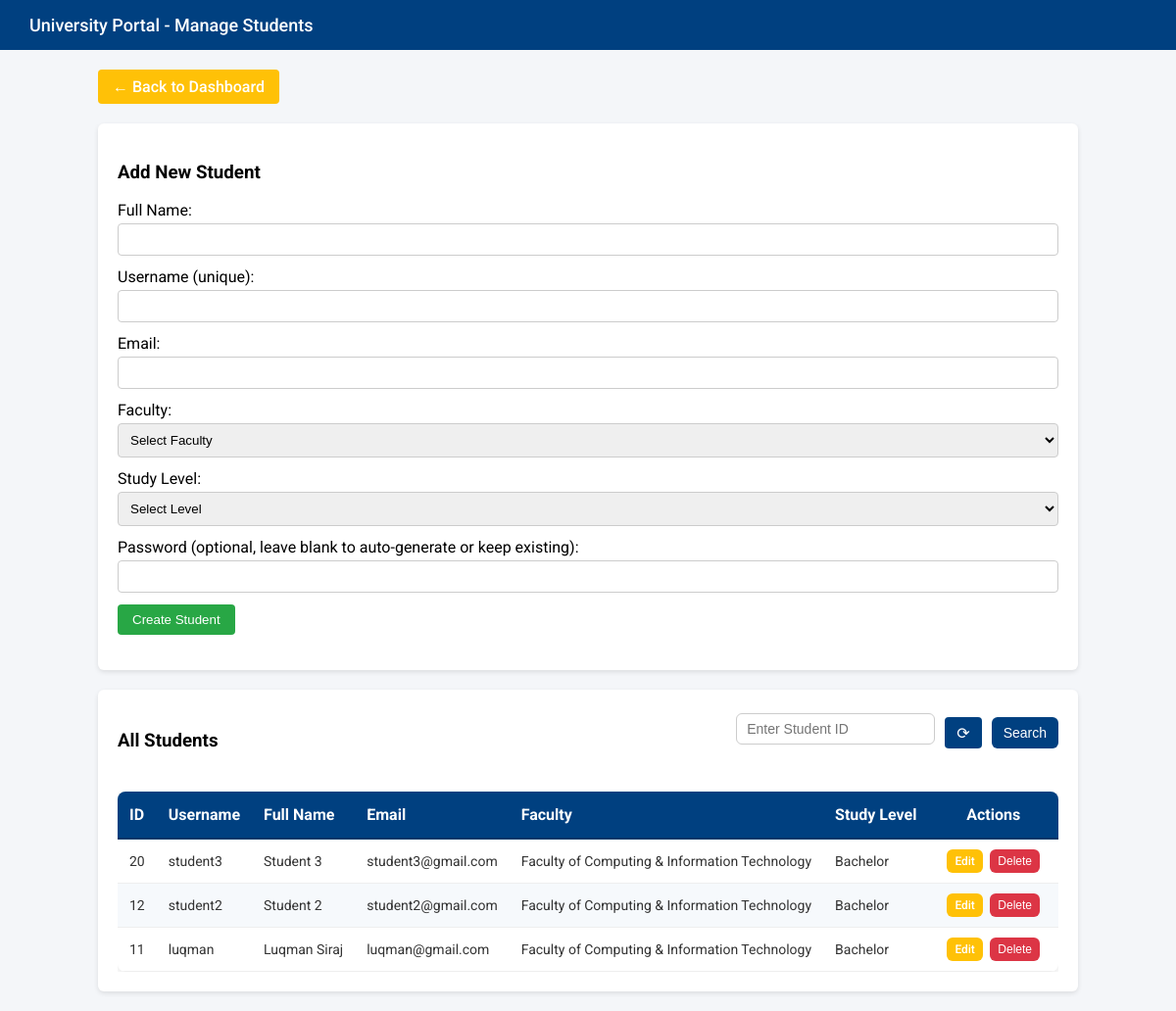
Page /pages/manage_students.php (signed in) on the committed database.
### tables this page shows
CREATE TABLE `users` (
  `id` int(11) NOT NULL,
  `username` varchar(50) NOT NULL,
  `password` varchar(255) NOT NULL,
  `first_login` tinyint(1) NOT NULL DEFAULT 1,
  `full_name` varchar(100) NOT NULL,
  `email` varchar(100) NOT NULL,
  `mobile` varchar(20) DEFAULT NULL,
  `student_id` varchar(50) DEFAULT NULL,
  `official_id` varchar(50) DEFAULT NULL,
  `nic_number` varchar(20) DEFAULT NULL,
  `date_of_birth` date DEFAULT NULL,
  `address` text DEFAULT NULL,
  `profile_image` varchar(255) DEFAULT NULL,
  `role` enum('student','faculty','admin') NOT NULL DEFAULT 'student',
  `faculty_id` int(11) NOT NULL,
  `study_level_id` int(11) NOT NULL
);

CREATE TABLE `faculties` (
  `id` int(11) NOT NULL,
  `name` varchar(100) NOT NULL,
  `code` varchar(20) DEFAULT NULL
);

CREATE TABLE `study_levels` (
  `id` int(11) NOT NULL,
  `level_name` varchar(100) NOT NULL,
  `description` text DEFAULT NULL
);

### pages/manage_students.php (the view, shortened to what this page needs)
<?php
require '../includes/db.php';
$edit_student = null;
$res = $conn->query("SELECT * FROM study_levels ORDER BY id");
$search_id = $_GET['search_id'] ?? '';
$students = [];
$sql = "SELECT u.*, f.name AS faculty_name, s.level_name
        FROM users u
        LEFT JOIN faculties f ON u.faculty_id=f.id
        LEFT JOIN study_levels s ON u.study_level_id=s.id
        WHERE u.role='student'";
if ($search_id) {
    $sql .= " AND u.id = ?";
    $stmt = $conn->prepare($sql);
    $stmt->bind_param("i", $search_id);
    $stmt->execute();
    $res = $stmt->get_result();
} else {
    $sql .= " ORDER BY u.id DESC";
    $res = $conn->query($sql);
}
while ($row = $res->fetch_assoc()) $students[] = $row;
?>
<!DOCTYPE html>
<html>
<head>
<link rel="stylesheet" href="../assets/css/global_tables.css">
</head>
<body>
<div class="navbar">University Portal - Manage Students</div>
<div class="container">
<div style="margin-bottom: 20px;">
    <a href="dashboard.php" class="btn btn-edit">← Back to Dashboard</a>
</div>
<div class="card">
<h3><?= $edit_student ? 'Edit Student' : 'Add New Student' ?></h3>
<form method="POST">
    <label>Full Name:</label>
    <input type="text" name="full_name" value="<?= htmlspecialchars($edit_student['full_name'] ?? ($_POST['full_name'] ?? '')) ?>" required>
    <label>Username (unique):</label>
    <input type="text" name="username" value="<?= htmlspecialchars($edit_student['username'] ?? ($_POST['username'] ?? '')) ?>" required>
    <label>Email:</label>
    <input type="email" name="email" value="<?= htmlspecialchars($edit_student['email'] ?? ($_POST['email'] ?? '')) ?>" required>
    <label>Faculty:</label>
    <select name="faculty_id" required>
        <option value="">Select Faculty</option>
    </select>
    <label>Study Level:</label>
    <select name="study_level_id" required>
        <option value="">Select Level</option>
    </select>
    <label>Password (optional, leave blank to auto-generate or keep existing):</label>
    <input type="text" name="password" value="">
    <button type="submit" class="btn btn-add"><?= $edit_student ? 'Update Student' : 'Create Student' ?></button>
</form>
</div>
<div class="card">
<div class="search-bar-container">
    <h3>All Students</h3>
    <form method="GET" class="search-bar">
        <input type="number" name="search_id" placeholder="Enter Student ID" value="<?= htmlspecialchars($search_id) ?>">
        <button type="button" onclick="window.location.href='manage_students.php'"
            style="height:32px; border:none; cursor:pointer; font-size:16px; border-radius:4px;">⟳</button>
        <button type="submit">Search</button>
    </form>
</div>
<div class="table-container">
    <table>
        <thead>
            <tr>
                <th>ID</th>
                <th>Username</th>
                <th>Full Name</th>
                <th>Email</th>
                <th>Faculty</th>
                <th>Study Level</th>
                <th>Actions</th>
            </tr>
        </thead>
        <tbody>
        <?php foreach($students as $s): ?>
            <tr>
                <td><?= $s['id'] ?></td>
                <td><?= htmlspecialchars($s['username']) ?></td>
                <td><?= htmlspecialchars($s['full_name']) ?></td>
                <td><?= htmlspecialchars($s['email']) ?></td>
                <td><?= htmlspecialchars($s['faculty_name']) ?></td>
                <td><?= htmlspecialchars($s['level_name']) ?></td>
                <td style="min-width:120px;">
                    <a class="btn btn-edit" href="?edit=<?= $s['id'] ?>">Edit</a>
                    <button type="button" class="btn btn-delete" data-id="<?= $s['id'] ?>">Delete</button>
                </td>
            </tr>
        <?php endforeach; ?>
        </tbody>
    </table>
</div>
</div>
</body>
</html>

### assets/css/global_tables.css (style rules this page uses)
.table-container { width: 100%; overflow-x: auto; margin-top: 20px; }
table { width: 100%; border-collapse: collapse; background-color: #ffffff; box-shadow: 0 4px 12px rgba(0, 0, 0, 0.1); border-radius: 8px; overflow: hidden; font-family: 'Roboto', sans-serif; table-layout: auto; }
table th, table td { white-space: nowrap; word-break: normal; overflow-wrap: normal; }
table th { background-color: #004080; color: #ffffff; font-weight: 700; text-align: left; padding: 14px 12px; border-bottom: 2px solid #003366f5; }
table td { padding: 12px; text-align: left; vertical-align: middle; border-bottom: 1px solid #eee; font-size: 14px; color: #333; }
table tr:nth-child(even) { background-color: #f6f9fc; }
table th:last-child, table td:last-child { width: 150px; text-align: center; white-space: nowrap; }
table td:last-child { padding: 8px 6px; }
td:last-child a, td:last-child button, td.actions a, td.actions button { display: inline-block; margin: 2px 2px; padding: 5px 8px; font-size: 12px; border: none; border-radius: 6px; text-decoration: none; font-weight: 500; transition: all 0.2s ease; vertical-align: middle; white-space: nowrap; }
.btn-edit { background-color: #007bff; color: #fff !important; }
.btn-delete { background-color: #dc3545; color: #fff !important; }
.btn-add { background-color: #28a745; color: #fff !important; }

### includes/header.php (style rules this page uses)
body { opacity: 0; transition: opacity 0.2s ease-in-out; }

### pages/manage_students.php (style rules this page uses)
body { font-family: 'Roboto', sans-serif; background-color: #f4f6f9; margin:0; }
.navbar { background-color: #004080; color: white; padding: 15px 30px; font-size: 18px; font-weight: 500; }
.container { width: 95%; max-width: 1000px; margin: 20px auto; }
.card { background-color: white; padding: 20px; margin-bottom: 20px; border-radius: 6px; box-shadow: 0 2px 5px rgba(0,0,0,0.1); }
input, select { width: 100%; padding: 8px; margin-top: 4px; margin-bottom: 12px; border-radius: 4px; border: 1px solid #ccc; }
button, .btn { padding: 8px 15px; border: none; border-radius: 4px; cursor: pointer; font-weight: 500; text-decoration: none; display: inline-block; }
.btn-add { background-color: #28a745; color: white; }
.btn-edit { background-color: #ffc107; color: white; }
.btn-delete { background-color: #dc3545; color: white; }
.search-bar-container { display:flex; justify-content: space-between; align-items: center; margin-bottom: 10px; }
.search-bar { display: flex; gap: 10px; align-items: center; }
.search-bar input[type="number"] { flex: 1; height: 32px; padding: 6px 10px; border-radius: 6px; border: 1px solid #ccc; font-size: 14px; box-sizing: border-box; }
.search-bar button { height: 32px; padding: 6px 12px; background: #004080; color: #fff; border: none; border-radius: 6px; cursor: pointer; font-weight: 500; font-size: 14px; transition: 0.3s; }

### rows in the picture
users: id "20", username "student3", full_name "Student 3", email "student3@gmail.com", faculty.name "Faculty of Computing & Information Technology", study_level.level_name "Bachelor"
users: id "12", username "student2", full_name "Student 2", email "student2@gmail.com", faculty.name "Faculty of Computing & Information Technology", study_level.level_name "Bachelor"
users: id "11", username "luqman", full_name "Luqman Siraj", email "luqman@gmail.com", faculty.name "Faculty of Computing & Information Technology", study_level.level_name "Bachelor"
